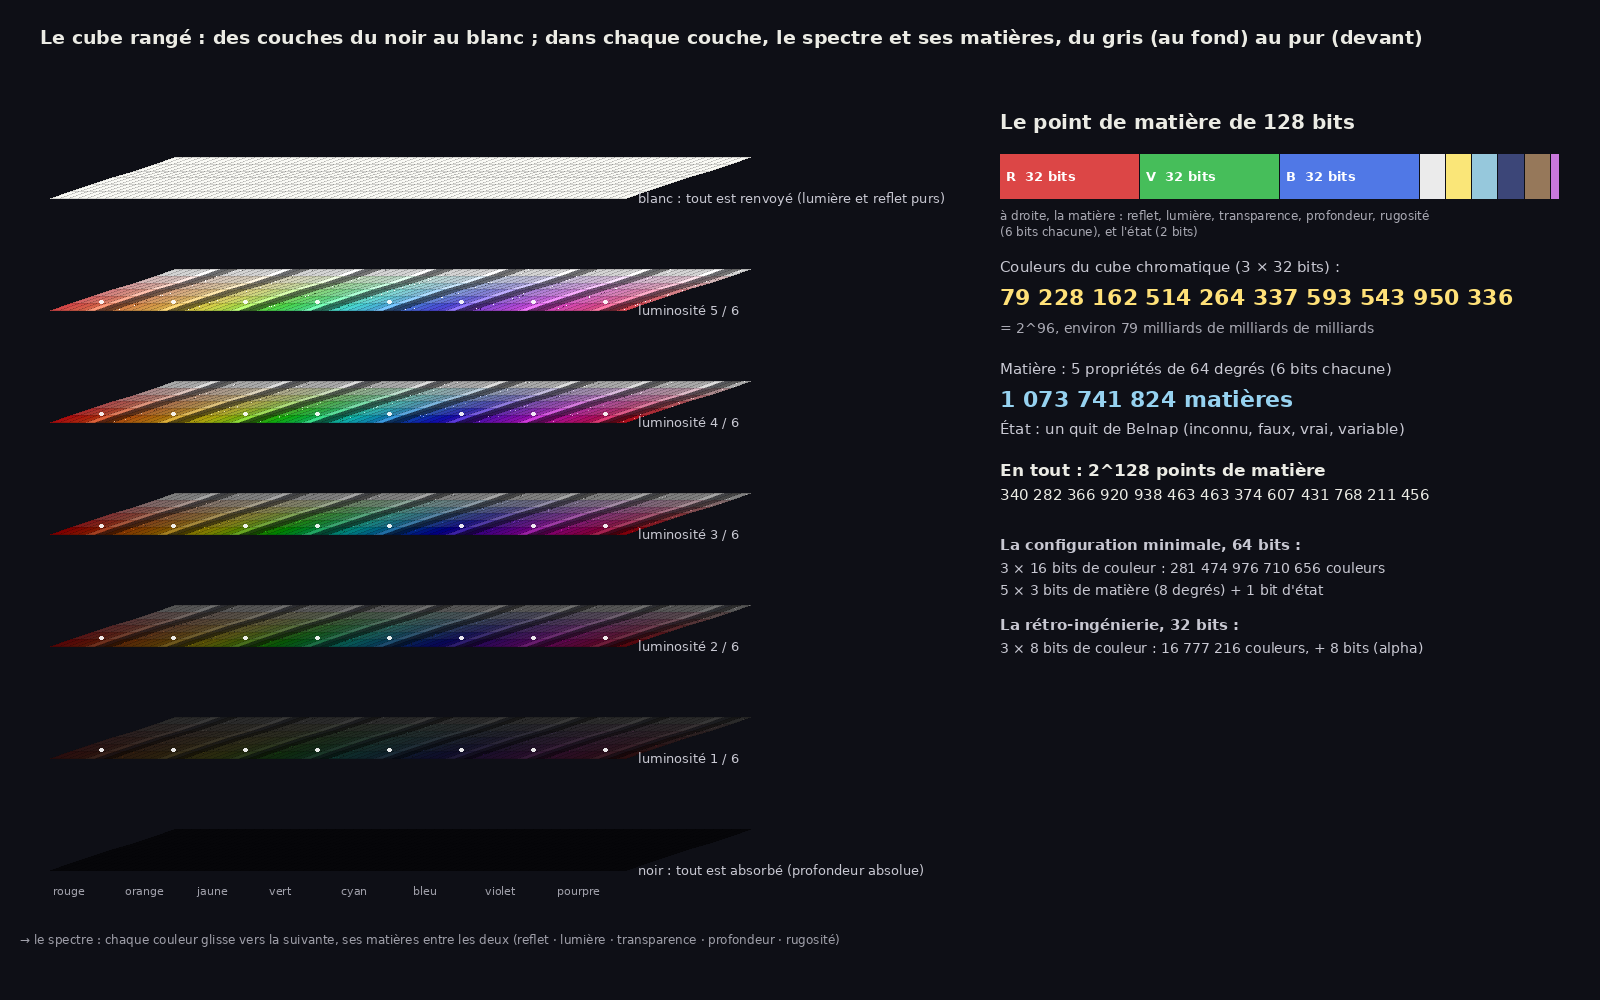

Python code for this plot:
import colorsys, math, random
from PIL import Image, ImageDraw, ImageFont
random.seed(3)
W, H = 1600, 1000
img = Image.new("RGB", (W, H), (14, 15, 22))
dr = ImageDraw.Draw(img, "RGBA")
F = lambda t: ImageFont.truetype("/usr/share/fonts/truetype/dejavu/DejaVuSans.ttf", t)
FB = lambda t: ImageFont.truetype("/usr/share/fonts/truetype/dejavu/DejaVuSans-Bold.ttf", t)
TEINTES = ["rouge", "orange", "jaune", "vert", "cyan", "bleu", "violet", "pourpre"]
HUE = [0.0, 0.08, 0.16, 0.33, 0.5, 0.64, 0.76, 0.88]
MAT = ["reflet", "lumière", "transparence", "profondeur", "rugosité"]
COL = []                       # colonnes : 3 de couleur puis les 5 matières, pour chaque teinte
for t in range(8):
    h0, h1 = HUE[t], (HUE[t + 1] if t < 7 else 1.0)
    for r in range(8):
        COL.append((h0 + (h1 - h0) * r / 8, None if r < 3 else MAT[r - 3], t))
NC, NS, NL = len(COL), 6, 7     # colonnes, saturations (du gris au pur), couches (du noir au blanc)
def coul(h, m, sat, lum):
    v = lum
    s = sat * math.sin(math.pi * lum) ** 0.6
    if m == "lumière": v = min(1, v * 1.3); s *= 0.8
    if m == "profondeur": v *= 0.55
    r, g, b = colorsys.hsv_to_rgb(h % 1, s, v)
    return (int(r * 255), int(g * 255), int(b * 255))
cw, cd = 9, 16                 # largeur d'une colonne, profondeur d'une rangée (isométrique)
OX, OY, GAP = 50, 870, 112
def p(c, s, z):              # colonne, saturation (0 au fond : le gris), couche
    return (OX + c * cw + (NS - s) * cd * 1.3, OY - z * GAP - (NS - s) * cd * 0.42)
for z in range(NL):
    lum = z / (NL - 1)
    for s in range(NS):
        sat = s / (NS - 1)
        for c, (h, m, t) in enumerate(COL):
            if z == 0: col, m2 = (6, 6, 9), None
            elif z == NL - 1: col, m2 = (250, 250, 245), None
            else: col, m2 = coul(h, m, sat, lum), m
            a, b_ = p(c, s, z), p(c + 1, s, z)
            c_, d_ = p(c + 1, s + 1, z), p(c, s + 1, z)
            al = 120 if m2 == "transparence" else 255
            dr.polygon([a, b_, c_, d_], fill=col + (al,), outline=(0, 0, 0, 40))
            if m2 == "rugosité":
                for _ in range(4):
                    u, v = random.random(), random.random()
                    x = a[0] + (b_[0] - a[0]) * u + (d_[0] - a[0]) * v; y = a[1] + (b_[1] - a[1]) * u + (d_[1] - a[1]) * v
                    dr.point((x, y), fill=coul(h, m2, sat, min(1, lum * random.choice([0.5, 1.4]))))
            if m2 == "reflet" and s == NS - 1:
                dr.ellipse([a[0] + 2, a[1] - 3, a[0] + 6, a[1] + 0], fill=(255, 255, 255, 230))
    nom = "noir : tout est absorbé (profondeur absolue)" if z == 0 else "blanc : tout est renvoyé (lumière et reflet purs)" if z == NL - 1 else f"luminosité {z} / {NL - 1}"
    x, y = p(NC, NS, z)
    dr.text((x + 12, y - 8), nom, font=F(13), fill=(200, 200, 210))
# repères sous la couche du bas
for t in range(8):
    x, y = p(t * 8 + 1, NS, 0)
    dr.text((x - 6, y + 14), TEINTES[t], font=F(11), fill=(160, 160, 170))
x, y = p(0, 0, 0)
dr.text((OX - 30, OY + 62), "→ le spectre : chaque couleur glisse vers la suivante, ses matières entre les deux (reflet · lumière · transparence · profondeur · rugosité)", font=F(12), fill=(160, 160, 170))
dr.text((40, 26), "Le cube rangé : des couches du noir au blanc ; dans chaque couche, le spectre et ses matières, du gris (au fond) au pur (devant)", font=FB(19), fill=(235, 235, 228))
# --- à droite : le mot de 128 bits
X0, Y0 = 1000, 110
dr.text((X0, Y0), "Le point de matière de 128 bits", font=FB(20), fill=(235, 235, 228))
y = Y0 + 44
parts = [("R", 32, (220, 70, 70)), ("V", 32, (70, 190, 90)), ("B", 32, (80, 120, 230)),
         ("reflet", 6, (235, 235, 235)), ("lumière", 6, (250, 230, 120)), ("transp.", 6, (150, 200, 220)),
         ("prof.", 6, (60, 70, 120)), ("rugos.", 6, (150, 120, 90)), ("état", 2, (200, 120, 220))]
x = X0; k = 560 / 128
for nom, n, c in parts:
    dr.rectangle([x, y, x + n * k - 2, y + 44], fill=c)
    if n >= 32:
        dr.text((x + 6, y + 14), f"{nom}  {n} bits", font=FB(13), fill=(255, 255, 255))
    x += n * k
y += 54
dr.text((X0, y), "à droite, la matière : reflet, lumière, transparence, profondeur, rugosité\n(6 bits chacune), et l'état (2 bits)", font=F(12), fill=(170, 170, 180))
y += 50
dr.text((X0, y), "Couleurs du cube chromatique (3 × 32 bits) :", font=F(15), fill=(200, 200, 210)); y += 26
dr.text((X0, y), "79 228 162 514 264 337 593 543 950 336", font=FB(22), fill=(255, 225, 120)); y += 36
dr.text((X0, y), "= 2^96, environ 79 milliards de milliards de milliards", font=F(14), fill=(170, 170, 180)); y += 40
dr.text((X0, y), "Matière : 5 propriétés de 64 degrés (6 bits chacune)", font=F(15), fill=(200, 200, 210)); y += 26
dr.text((X0, y), "1 073 741 824 matières", font=FB(22), fill=(150, 210, 240)); y += 34
dr.text((X0, y), "État : un quit de Belnap (inconnu, faux, vrai, variable)", font=F(15), fill=(200, 200, 210)); y += 40
dr.text((X0, y), "En tout : 2^128 points de matière", font=FB(17), fill=(235, 235, 228)); y += 26
dr.text((X0, y), "340 282 366 920 938 463 463 374 607 431 768 211 456", font=F(15), fill=(235, 235, 228)); y += 50
dr.text((X0, y), "La configuration minimale, 64 bits :", font=FB(15), fill=(200, 200, 210)); y += 24
dr.text((X0, y), "3 × 16 bits de couleur : 281 474 976 710 656 couleurs", font=F(14), fill=(200, 200, 210)); y += 22
dr.text((X0, y), "5 × 3 bits de matière (8 degrés) + 1 bit d'état", font=F(14), fill=(200, 200, 210)); y += 34
dr.text((X0, y), "La rétro-ingénierie, 32 bits :", font=FB(15), fill=(200, 200, 210)); y += 24
dr.text((X0, y), "3 × 8 bits de couleur : 16 777 216 couleurs, + 8 bits (alpha)", font=F(14), fill=(200, 200, 210))
img.save("cube_range.png")
print("ok")
